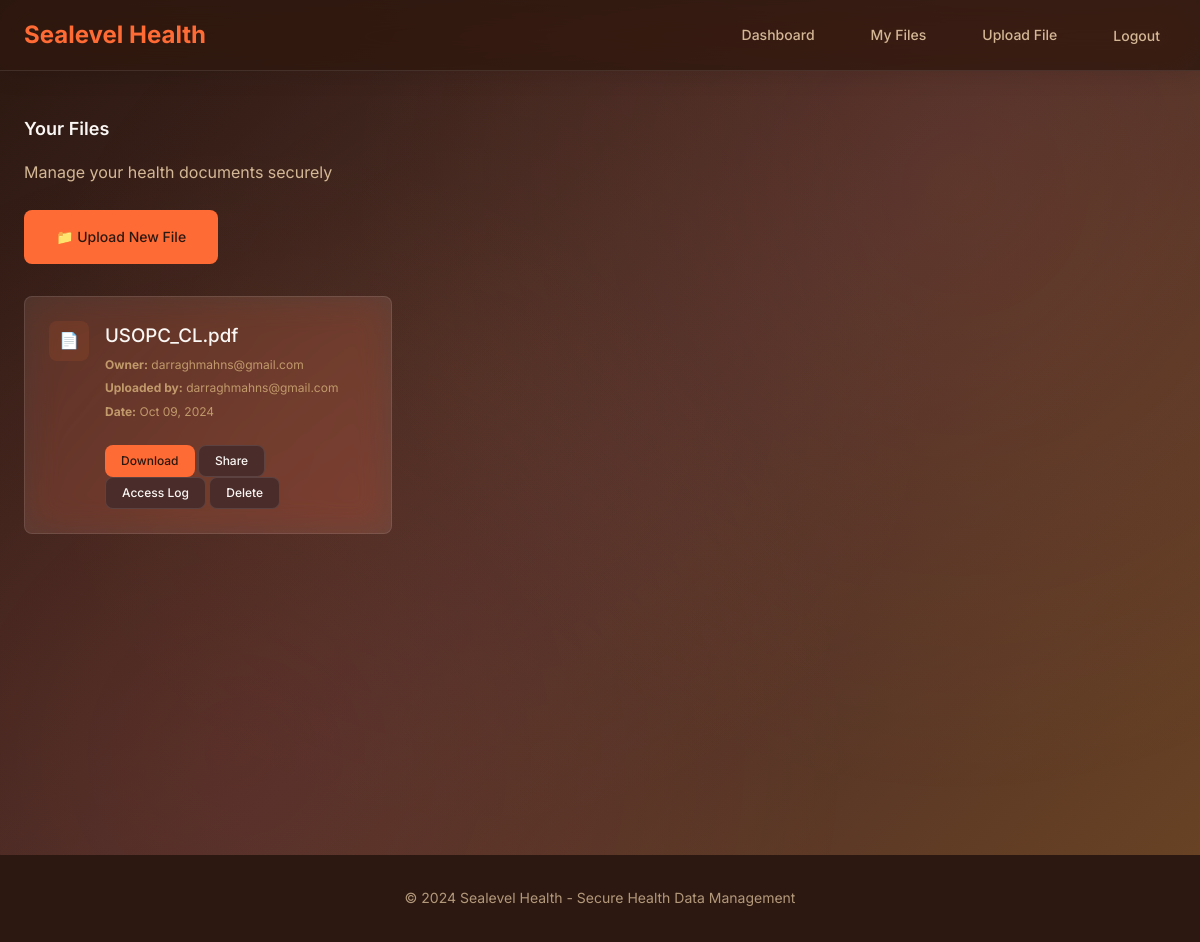
The page /files/list/ (signed in) on the database as committed earlier.
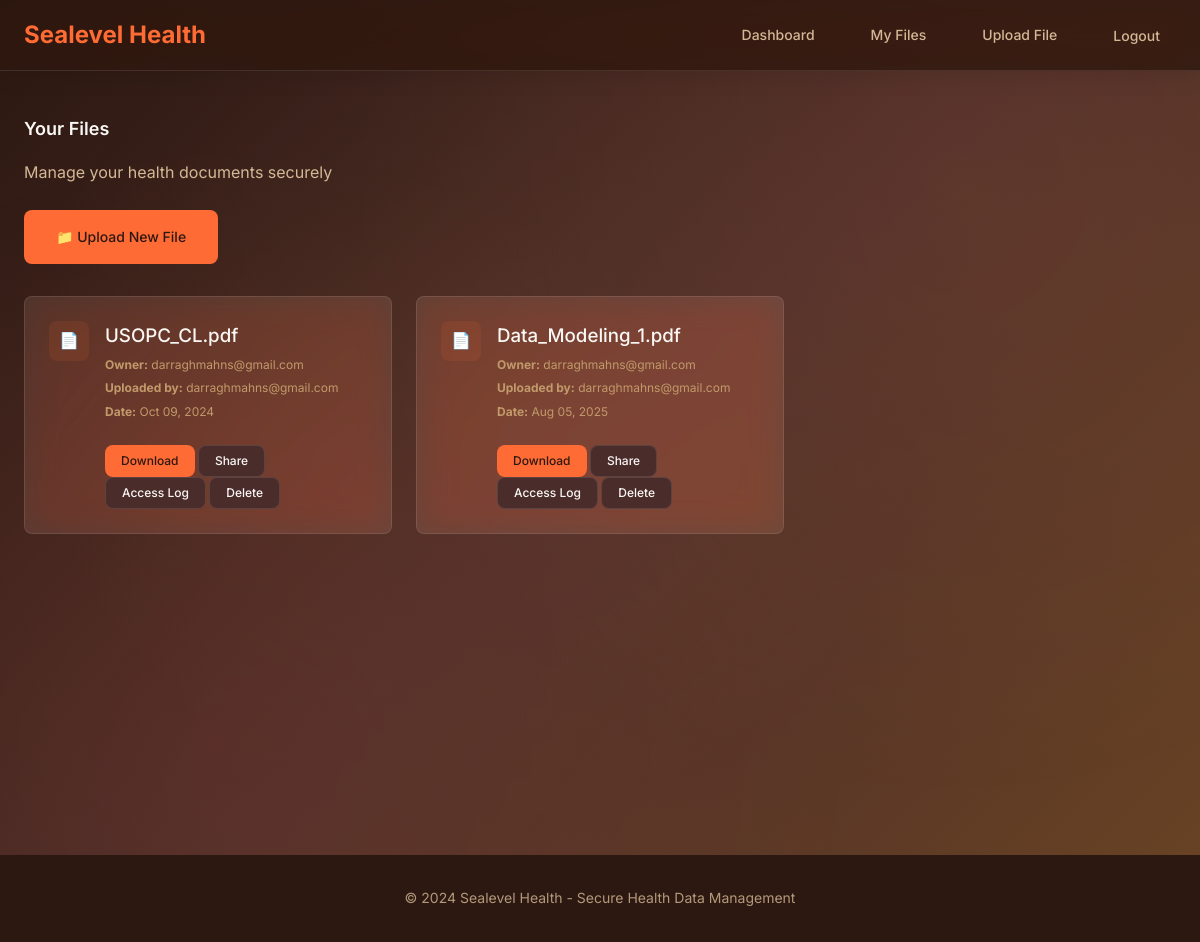
The same page on the database as committed later.
### files/models.py (models this page shows, shortened)
class File(models.Model):
    owner = models.ForeignKey(User, on_delete=models.CASCADE, related_name='owned_files')
    uploaded_file = models.FileField(upload_to='user_files/')
    transaction_ids = models.JSONField(default=list)
    shared_with = models.ManyToManyField(User, related_name='shared_files')
    uploaded_date = models.DateTimeField(auto_now_add=True)
    uploaded_by = models.ForeignKey(User, on_delete=models.CASCADE, related_name='uploaded_files', null=True, blank=True)

### users/models.py (models this page shows, shortened)
class User(AbstractBaseUser, PermissionsMixin):
    email = models.EmailField(unique=True)
    first_name = models.CharField(max_length=30, blank=True)
    last_name = models.CharField(max_length=30, blank=True)
    is_active = models.BooleanField(default=True)
    is_staff = models.BooleanField(default=False)
    date_joined = models.DateTimeField(auto_now_add=True)
    ROLE_CHOICES = [
        ('patient', 'Patient'),
        ('provider', 'Provider'),
    ]
    role = models.CharField(max_length=10, choices=ROLE_CHOICES, default='patient')
    USERNAME_FIELD = 'email'
    REQUIRED_FIELDS = []
    objects = UserManager()
    @property
    def is_provider(self):
        return self.role == 'provider'

### files/views.py (the view)
# urls.py: path('list/', file_list_view, name='file-list'),
@login_required
def file_list_view(request):
    if request.user.is_provider:
        files = File.objects.filter(uploaded_by=request.user).select_related('owner', 'uploaded_by')
    else:
        owned_files = File.objects.filter(owner=request.user).select_related('owner', 'uploaded_by')
        shared_files = File.objects.filter(access_list__user=request.user).exclude(owner=request.user).select_related('owner', 'uploaded_by')
        files = owned_files | shared_files
    return render(request, 'files/file_list.html', {'files': files})

### files/templates/files/file_list.html (shortened to what this page needs)
{% extends 'base.html' %}
{% block content %}
<div class="container">
    <div class="mb-lg">
        <h1 class="text-lg font-semibold">Your Files</h1>
        <p class="text-secondary">Manage your health documents securely</p>
    </div>
    {% if not user.is_provider %}
        <div class="mb-lg">
            <a href="{% url 'file-upload' %}" class="btn btn-primary">
                📁 Upload New File
            </a>
        </div>
    {% endif %}
    {% if files %}
        <div class="file-grid">
            {% for file in files %}
                <div class="file-item">
                    <div class="file-icon">
                        📄
                    </div>
                    <div class="file-info">
                        <h3 class="file-name">{{ file.uploaded_file.name|slice:"11:" }}</h3>
                        <div class="file-meta">
                            <p><strong>Owner:</strong> {{ file.owner.email }}</p>
                            {% if file.uploaded_by %}
                                <p><strong>Uploaded by:</strong> {{ file.uploaded_by.email }}</p>
                            {% endif %}
                            <p><strong>Date:</strong> {{ file.uploaded_date|date:"M d, Y" }}</p>
                            <div class="mt-lg">
                                <a href="{% url 'file-download' file.id %}" class="btn btn-sm btn-primary">Download</a>
                                {% if file.owner == user and not user.is_provider %}
                                    <a href="{% url 'file-share' file.id %}" class="btn btn-sm btn-secondary">Share</a>
                                {% endif %}
                                <a href="{% url 'file-access-log' file.id %}" class="btn btn-sm btn-secondary">Access Log</a>
                                <a href="{% url 'file-delete' file.id %}" class="btn btn-sm btn-secondary">Delete</a>
                            </div>
                        </div>
                    </div>
                </div>
            {% endfor %}
        </div>
    {% endif %}
</div>
{% endblock %}

Rows that differ between the two databases and show on the page:
added File: uploaded_file.name "Data_Modeling_1.pdf", owner.email "darraghmahns@gmail.com", uploaded_by.email "darraghmahns@gmail.com", uploaded_date "Aug 05, 2025", shows "Share"
